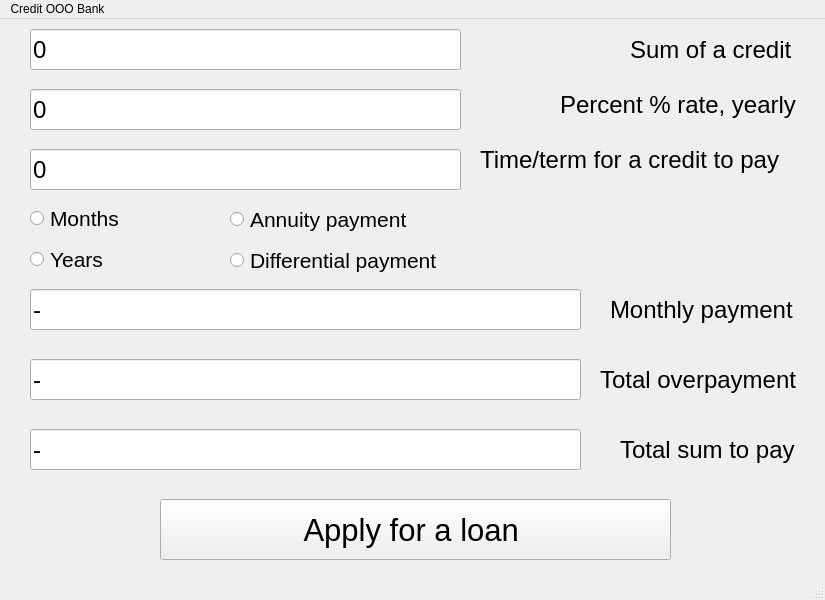
<?xml version="1.0" encoding="UTF-8"?>
<ui version="4.0">
 <class>MainWindow</class>
 <widget class="QMainWindow" name="MainWindow">
  <property name="geometry">
   <rect>
    <x>0</x>
    <y>0</y>
    <width>825</width>
    <height>600</height>
   </rect>
  </property>
  <property name="minimumSize">
   <size>
    <width>825</width>
    <height>600</height>
   </size>
  </property>
  <property name="maximumSize">
   <size>
    <width>825</width>
    <height>600</height>
   </size>
  </property>
  <property name="windowTitle">
   <string>MainWindow</string>
  </property>
  <widget class="QWidget" name="centralwidget">
   <widget class="QLineEdit" name="sum_line_edit">
    <property name="geometry">
     <rect>
      <x>30</x>
      <y>10</y>
      <width>431</width>
      <height>41</height>
     </rect>
    </property>
    <property name="font">
     <font>
      <pointsize>18</pointsize>
     </font>
    </property>
    <property name="text">
     <string>0</string>
    </property>
   </widget>
   <widget class="QLineEdit" name="time_line_edit">
    <property name="geometry">
     <rect>
      <x>30</x>
      <y>130</y>
      <width>431</width>
      <height>41</height>
     </rect>
    </property>
    <property name="font">
     <font>
      <pointsize>18</pointsize>
     </font>
    </property>
    <property name="text">
     <string>0</string>
    </property>
   </widget>
   <widget class="QLineEdit" name="rate_line_edit">
    <property name="geometry">
     <rect>
      <x>30</x>
      <y>70</y>
      <width>431</width>
      <height>41</height>
     </rect>
    </property>
    <property name="font">
     <font>
      <pointsize>18</pointsize>
     </font>
    </property>
    <property name="text">
     <string>0</string>
    </property>
   </widget>
   <widget class="QLineEdit" name="payment_line_edit">
    <property name="geometry">
     <rect>
      <x>30</x>
      <y>270</y>
      <width>551</width>
      <height>41</height>
     </rect>
    </property>
    <property name="font">
     <font>
      <pointsize>18</pointsize>
     </font>
    </property>
    <property name="text">
     <string>-</string>
    </property>
   </widget>
   <widget class="QLineEdit" name="overpayment_line_edit">
    <property name="geometry">
     <rect>
      <x>30</x>
      <y>340</y>
      <width>551</width>
      <height>41</height>
     </rect>
    </property>
    <property name="font">
     <font>
      <pointsize>18</pointsize>
     </font>
    </property>
    <property name="text">
     <string>-</string>
    </property>
   </widget>
   <widget class="QLineEdit" name="total_line_edit">
    <property name="geometry">
     <rect>
      <x>30</x>
      <y>410</y>
      <width>551</width>
      <height>41</height>
     </rect>
    </property>
    <property name="font">
     <font>
      <pointsize>18</pointsize>
     </font>
    </property>
    <property name="text">
     <string>-</string>
    </property>
   </widget>
   <widget class="QLabel" name="label">
    <property name="geometry">
     <rect>
      <x>630</x>
      <y>0</y>
      <width>181</width>
      <height>61</height>
     </rect>
    </property>
    <property name="font">
     <font>
      <pointsize>18</pointsize>
     </font>
    </property>
    <property name="text">
     <string>Sum of a credit</string>
    </property>
   </widget>
   <widget class="QLabel" name="label_2">
    <property name="geometry">
     <rect>
      <x>560</x>
      <y>60</y>
      <width>261</width>
      <height>51</height>
     </rect>
    </property>
    <property name="font">
     <font>
      <pointsize>18</pointsize>
     </font>
    </property>
    <property name="text">
     <string>Percent % rate, yearly</string>
    </property>
   </widget>
   <widget class="QLabel" name="label_3">
    <property name="geometry">
     <rect>
      <x>480</x>
      <y>110</y>
      <width>341</width>
      <height>61</height>
     </rect>
    </property>
    <property name="font">
     <font>
      <pointsize>18</pointsize>
     </font>
    </property>
    <property name="text">
     <string>Time/term for a credit to pay</string>
    </property>
   </widget>
   <widget class="QLabel" name="label_4">
    <property name="geometry">
     <rect>
      <x>610</x>
      <y>270</y>
      <width>211</width>
      <height>41</height>
     </rect>
    </property>
    <property name="font">
     <font>
      <pointsize>18</pointsize>
     </font>
    </property>
    <property name="text">
     <string>Monthly payment</string>
    </property>
   </widget>
   <widget class="QLabel" name="label_5">
    <property name="geometry">
     <rect>
      <x>600</x>
      <y>330</y>
      <width>231</width>
      <height>61</height>
     </rect>
    </property>
    <property name="font">
     <font>
      <pointsize>18</pointsize>
     </font>
    </property>
    <property name="text">
     <string>Total overpayment</string>
    </property>
   </widget>
   <widget class="QLabel" name="label_6">
    <property name="geometry">
     <rect>
      <x>620</x>
      <y>400</y>
      <width>201</width>
      <height>61</height>
     </rect>
    </property>
    <property name="font">
     <font>
      <pointsize>18</pointsize>
     </font>
    </property>
    <property name="text">
     <string>Total sum to pay</string>
    </property>
   </widget>
   <widget class="QPushButton" name="apply_button">
    <property name="geometry">
     <rect>
      <x>160</x>
      <y>480</y>
      <width>511</width>
      <height>61</height>
     </rect>
    </property>
    <property name="font">
     <font>
      <pointsize>23</pointsize>
     </font>
    </property>
    <property name="text">
     <string>Apply for a loan </string>
    </property>
   </widget>
   <widget class="QWidget" name="verticalLayoutWidget">
    <property name="geometry">
     <rect>
      <x>230</x>
      <y>181</y>
      <width>316</width>
      <height>81</height>
     </rect>
    </property>
    <layout class="QVBoxLayout" name="payment_radio_group">
     <item>
      <widget class="QRadioButton" name="annuity_radio">
       <property name="font">
        <font>
         <pointsize>16</pointsize>
        </font>
       </property>
       <property name="text">
        <string>Annuity payment</string>
       </property>
      </widget>
     </item>
     <item>
      <widget class="QRadioButton" name="differential_radio">
       <property name="font">
        <font>
         <pointsize>16</pointsize>
        </font>
       </property>
       <property name="text">
        <string>Differential payment</string>
       </property>
      </widget>
     </item>
    </layout>
   </widget>
   <widget class="QWidget" name="verticalLayoutWidget_2">
    <property name="geometry">
     <rect>
      <x>30</x>
      <y>180</y>
      <width>160</width>
      <height>80</height>
     </rect>
    </property>
    <layout class="QVBoxLayout" name="verticalLayout">
     <item>
      <widget class="QRadioButton" name="month_radio">
       <property name="font">
        <font>
         <pointsize>16</pointsize>
        </font>
       </property>
       <property name="text">
        <string>Months</string>
       </property>
      </widget>
     </item>
     <item>
      <widget class="QRadioButton" name="year_radio">
       <property name="font">
        <font>
         <pointsize>16</pointsize>
        </font>
       </property>
       <property name="text">
        <string>Years</string>
       </property>
      </widget>
     </item>
    </layout>
   </widget>
  </widget>
  <widget class="QMenuBar" name="menubar">
   <property name="geometry">
    <rect>
     <x>0</x>
     <y>0</y>
     <width>825</width>
     <height>22</height>
    </rect>
   </property>
   <widget class="QMenu" name="menuCredit_OOO_Bank">
    <property name="title">
     <string>Credit OOO Bank</string>
    </property>
   </widget>
   <addaction name="menuCredit_OOO_Bank"/>
  </widget>
  <widget class="QStatusBar" name="statusbar"/>
 </widget>
 <resources/>
 <connections/>
</ui>
